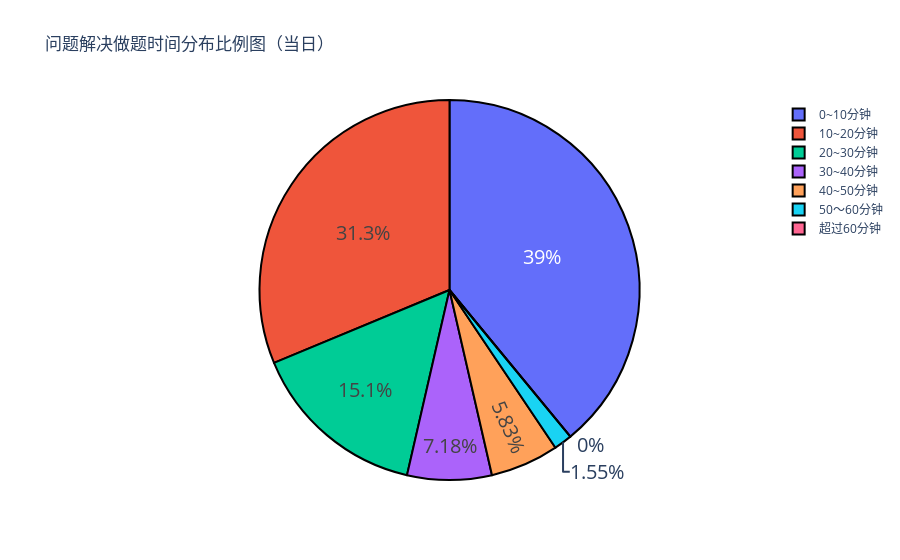

The notebook cell saved with this chart:
### Code cell
import plotly as py
import plotly.graph_objs as go
pyplt=py.offline.plot
labels=['0~10分钟','10~20分钟','20~30分钟','30~40分钟','40~50分钟', '50～60分钟', '超过60分钟']
values=x2_list
trace=[go.Pie(labels=labels,values=values)]
layout=go.Layout(
    title='问题解决做题时间分布比例图（当日）'
)
fig=go.Figure(data=trace,layout=layout)
fig.update_traces(hoverinfo='label+percent',
#  textinfo='value', 
 textfont_size=20, marker=dict(colors=plotly.colors.qualitative.Plotly[0:7], line=dict(color='#000000', width=2)))
pyplt(fig,filename='plot/问题解决时间分布饼图.html')
offline.iplot(fig)

### Figure 1 — Plotly figure (JSON) as saved in the notebook; plotly's stock layout.template omitted (floating-point values rounded to 4 significant figures)
{"data": [{"hoverinfo": "label+percent", "labels": ["0~10分钟", "10~20分钟", "20~30分钟", "30~40分钟", "40~50分钟", "50～60分钟", "超过60分钟"], "marker": {"colors": ["#636EFA", "#EF553B", "#00CC96", "#AB63FA", "#FFA15A", "#19D3F3", "#FF6692"], "line": {"color": "#000000", "width": 2}}, "textfont": {"size": 20}, "type": "pie", "values": [201, 161, 78, 37, 30, 8, 0]}], "layout": {"title": {"text": "问题解决做题时间分布比例图（当日）"}}}
